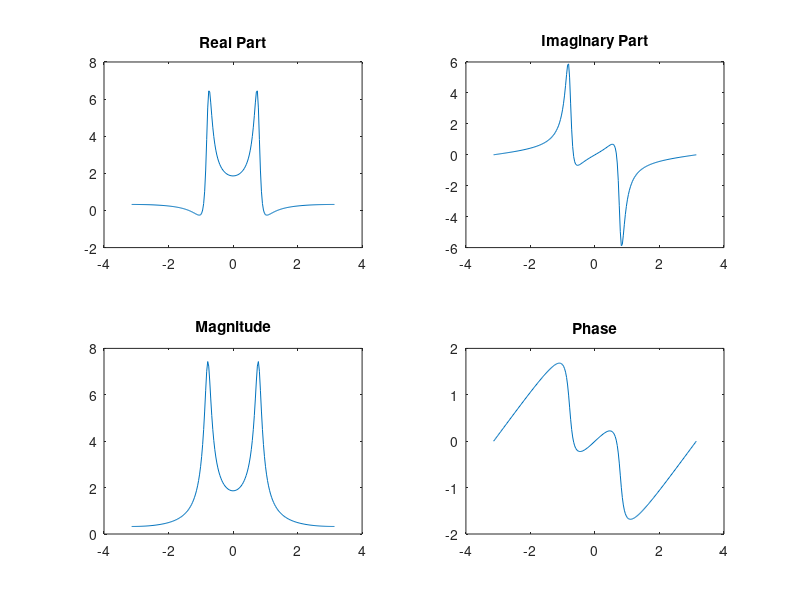

Reproduce this figure in MATLAB.
clc;clear all;
theta = 45*pi/180;
r = 0.9;
w = -pi:pi/100:pi;
den = 1 - (2*r*cos(theta)*exp(-j*w)) + ((r^2)*exp(-j*2*w));
G = 1./den;
subplot(221),plot(w,real(G));
title('Real Part');
subplot(222),plot(w,imag(G));
title('Imaginary Part');
subplot(223),plot(w,abs(G));
title('Magnitude');
subplot(224),plot(w,angle(G));
title('Phase');
